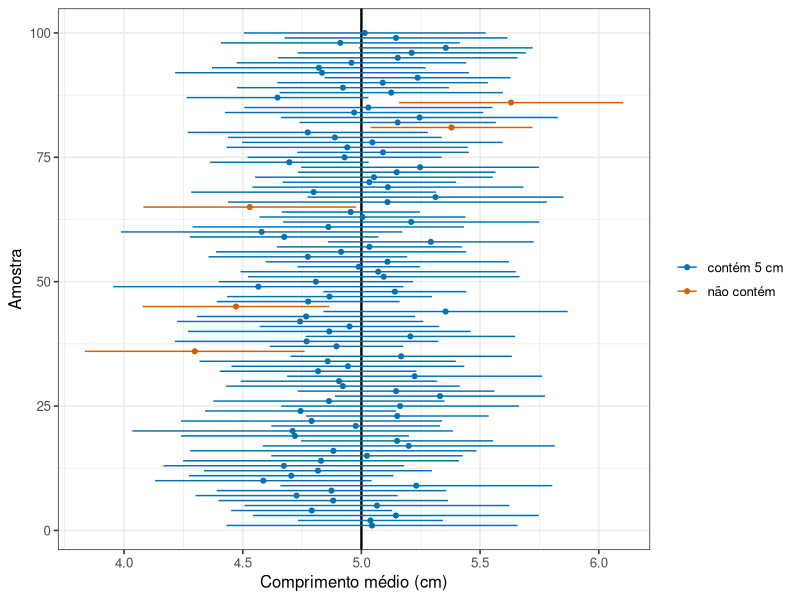

Write the R code that produced this figure.
## ---- chunk 1
#| include: false
library(tidyverse)
theme_set(theme_bw(base_size = 12))
## ---- chunk 2
#| echo: false
#| label: fig-intervalo-cobertura
#| fig-cap: "Intervalos de 95% calculados em 100 amostras de 20 mexilhões cada. A linha vertical é a média real da população (5 cm). Em laranja, os intervalos que não a contêm."
#| fig-alt: "Cem segmentos horizontais empilhados, cada um representando um intervalo de confiança. A grande maioria cruza a linha vertical em 5 centímetros; alguns, destacados em laranja, ficam inteiramente de um dos lados."
#| fig-height: 5

amostras <- tibble(
  id = rep(1:100, each = 20),
  valor = rnorm(100 * 20, mean = 5, sd = 1)
)

intervalos <- amostras |>
  group_by(id) |>
  summarise(
    media = mean(valor),
    erro = qt(0.975, df = 19) * sd(valor) / sqrt(20)
  ) |>
  mutate(
    inferior = media - erro,
    superior = media + erro,
    cobre = factor(
      if_else(inferior <= 5 & superior >= 5, "contém 5 cm", "não contém"),
      levels = c("contém 5 cm", "não contém")
    )
  )

ggplot(intervalos, aes(y = id, x = media, colour = cobre)) +
  geom_vline(xintercept = 5, linewidth = 0.8) +
  geom_errorbarh(aes(xmin = inferior, xmax = superior), height = 0) +
  geom_point(size = 1.4) +
  scale_colour_manual(values = c("contém 5 cm" = "#0072B2", "não contém" = "#D55E00"),
                      drop = FALSE) +
  labs(x = "Comprimento médio (cm)", y = "Amostra", colour = NULL)
## ---- chunk 3
#| echo: false
n_falhas <- sum(intervalos$cobre == "não contém")
